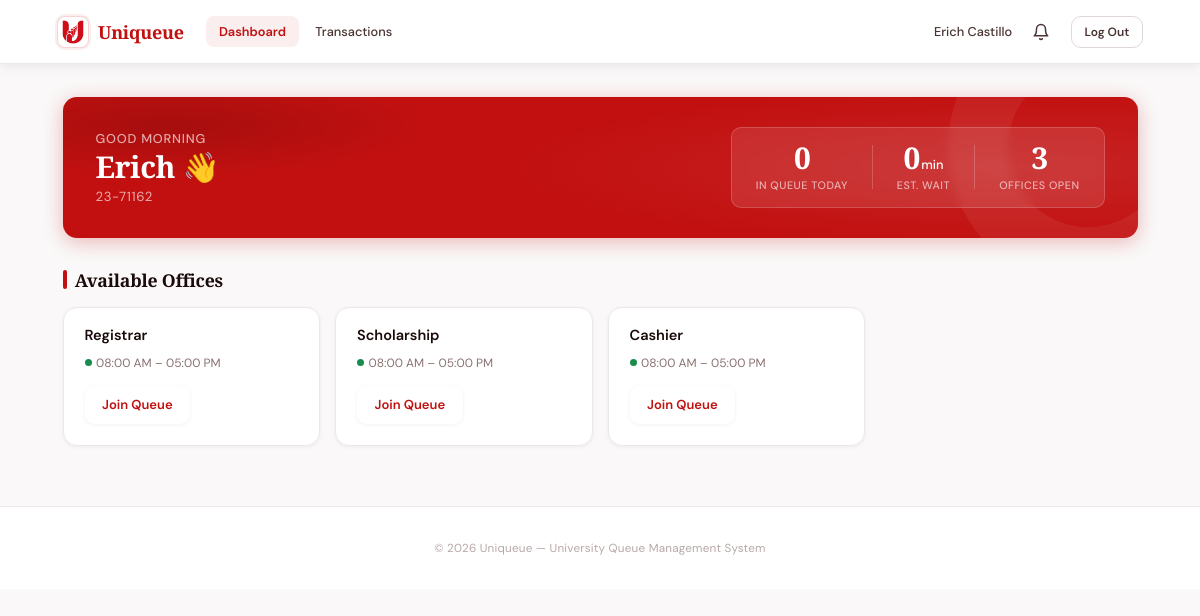
The app's page /student/dashboard.php (signed in) with its own data.
### tables this page shows
CREATE TABLE `office_configs` (
  `id` int(11) NOT NULL,
  `office_id` int(11) NOT NULL,
  `start_time` time DEFAULT '08:00:00',
  `end_time` time DEFAULT '17:00:00',
  `daily_capacity` int(11) DEFAULT 100,
  `walkin_enabled` tinyint(1) DEFAULT 1,
  `appointment_enabled` tinyint(1) DEFAULT 1,
  `priority_enabled` tinyint(1) DEFAULT 1
);

CREATE TABLE `offices` (
  `id` int(11) NOT NULL,
  `name` varchar(100) NOT NULL,
  `slug` varchar(100) NOT NULL,
  `description` text DEFAULT NULL,
  `is_active` tinyint(1) DEFAULT 1,
  `created_at` timestamp NOT NULL DEFAULT current_timestamp(),
  `updated_at` timestamp NOT NULL DEFAULT current_timestamp() ON UPDATE current_timestamp()
);

### includes/functions.php (called while the page is built, shortened)
<?php
function e(string $str): string {
    return htmlspecialchars($str, ENT_QUOTES, 'UTF-8');
}

### student/dashboard.php (the view, shortened to what this page needs)
<?php
require_once __DIR__ . '/../includes/db.php';
require_once __DIR__ . '/../includes/functions.php';
$student_name = $_SESSION['student_name'];
$sr_code      = $_SESSION['sr_code'];
$offices = $pdo->query("
    SELECT
        o.id,
        o.name,
        o.slug,
        o.description,
        oc.start_time,
        oc.end_time
    FROM offices o
    LEFT JOIN office_configs oc ON oc.office_id = o.id
    WHERE o.is_active = 1
")->fetchAll();
$total_waiting = (int)$pdo->query("
    SELECT COUNT(*) FROM queue_tickets
    WHERE status = 'waiting' AND DATE(created_at) = CURDATE()
")->fetchColumn();
$open_offices = count($offices);
$done_today = (int)$pdo->query("
    SELECT COUNT(*) FROM queue_tickets
    WHERE status = 'done' AND DATE(created_at) = CURDATE()
")->fetchColumn();
$hours_elapsed = max(1, (int)date('H') - 8);
$avg_per_hour  = $done_today > 0 ? round($done_today / $hours_elapsed) : 6;
$est_wait_mins = $avg_per_hour > 0 ? round(($total_waiting / $avg_per_hour) * 60) : null;
?>
<!DOCTYPE html>
<html lang="en">
<head>
    <link rel="stylesheet" href="/assets/css/dashboard.css">
    <link rel="stylesheet" href="/assets/css/header.css">
</head>
<body class="dashboard-body">
<?php require_once __DIR__ . '/../includes/header.php'; ?>
<main class="dashboard-main">
    <section class="dash-hero">
        <div class="dash-hero__left">
            <div class="dash-hero__greeting">
                Good <?= (int)date('H') < 12 ? 'morning' : ((int)date('H') < 17 ? 'afternoon' : 'evening') ?>
            </div>
            <div class="dash-hero__name">
                <?= e(explode(' ', $student_name)[0]) ?> 👋
            </div>
            <div class="dash-hero__code"><?= e($sr_code) ?></div>
        </div>
        <div class="dash-hero__stats">
            <div class="hero-stat">
                <div class="hero-stat__value"><?= $total_waiting ?></div>
                <div class="hero-stat__label">In Queue Today</div>
            </div>
            <div class="hero-stat">
                <div class="hero-stat__value">
                    <?= $est_wait_mins !== null ? $est_wait_mins . '<span class="hero-stat__unit">min</span>' : '&mdash;' ?>
                </div>
                <div class="hero-stat__label">Est. Wait</div>
            </div>
            <div class="hero-stat">
                <div class="hero-stat__value"><?= $open_offices ?></div>
                <div class="hero-stat__label">Offices Open</div>
            </div>
        </div>
    </section>
    <section class="offices-section">
        <h2 class="section-title">Available Offices</h2>
        <div class="offices-grid">
            <?php foreach ($offices as $office): ?>
            <div class="office-card">
                <div class="office-card__name"><?= e($office['name']) ?></div>
                <div class="office-card__hours">
                    <?= $office['start_time'] ? date('h:i A', strtotime($office['start_time'])) : '08:00 AM' ?>
                    &ndash;
                    <?= $office['end_time'] ? date('h:i A', strtotime($office['end_time'])) : '05:00 PM' ?>
                </div>
                <div class="office-card__actions">
                    <a href="/student/<?= e($office['slug']) ?>-queue.php"
                       class="btn btn--outline btn--xs">
                        Join Queue
                    </a>
                </div>
            </div>
            <?php endforeach; ?>
        </div>
    </section>
</main>
<?php require_once __DIR__ . '/../includes/footer.php'; ?>
</body>
</html>

### assets/css/office-dashboard.css (style rules this page uses)
*, *::before, *::after { box-sizing: border-box; margin: 0; padding: 0; }
:root { --red: #C21010; --red-deep: #9a0c0c; --red-light: #e84040; --red-glow: rgba(194,16,16,0.16); --red-soft: rgba(194,16,16,0.07); --red-border: rgba(194,16,16,0.18); --white: #ffffff; --off-white: #faf8f8; --mist: #f5f0f0; --smoke: #ede8e8; --smoke-dark: #e0d8d8; --ink: #1a0a0a; --ink-mid: #4a3333; --ink-light: #8a7070; --ink-faint: #c4b4b4; --muted: #8a7070; --dim: #b8a8a8; --success: #1a8c4e; --success-bg: #f0faf5; --success-border:#b2dfcc; --warning: #b45309; --warning-bg: #fffbeb; --warning-border:#fcd34d; --info-bg: #f0f6ff; --info-border: #bfdbfe; --info-text: #1e4faf; --green: #1a8c4e; --green-soft: rgba(26,140,78,0.08); --green-border: rgba(26,140,78,0.22); --shadow-xs: 0 1px 4px rgba(26,10,10,0.06); --shadow-sm: 0 2px 12px rgba(26,10,10,0.08); --shadow-md: 0 6px 28px rgba(26,10,10,0.10); --shadow-lg: 0 16px 48px rgba(26,10,10,0.13); --shadow-red: 0 4px 20px rgba(194,16,16,0.28); --radius: 14px; --radius-sm: 10px; --radius-xs: 6px; --transition: 0.22s cubic-bezier(0.4,0,0.2,1); }
html, body { height: 100%; font-family: 'DM Sans', sans-serif; font-size: 15px; font-weight: 400; background: var(--off-white); color: var(--ink); -webkit-font-smoothing: antialiased; }
a { color: inherit; text-decoration: none; }
.btn { display: inline-flex; align-items: center; justify-content: center; gap: 0.4rem; font-family: inherit; font-size: 0.87rem; font-weight: 600; border: 1.5px solid transparent; border-radius: var(--radius-sm); cursor: pointer; text-decoration: none; white-space: nowrap; padding: 0.5rem 1.1rem; height: 38px; position: relative; overflow: hidden; transition: background var(--transition), color var(--transition), border-color var(--transition), box-shadow var(--transition), transform var(--transition); -webkit-tap-highlight-color: transparent; }

### records on screen
office_configs: office.name "Registrar", start_time "08:00 AM", end_time "05:00 PM"
office_configs: office.name "Scholarship", start_time "08:00 AM", end_time "05:00 PM"
office_configs: office.name "Cashier", start_time "08:00 AM", end_time "05:00 PM"

### other values on screen
$_SESSION['student_name'] "Erich Castillo"
explode(' ', $student_name)[0] "Erich"
$sr_code "23-71162"
$total_waiting "0"
$open_offices "3"
